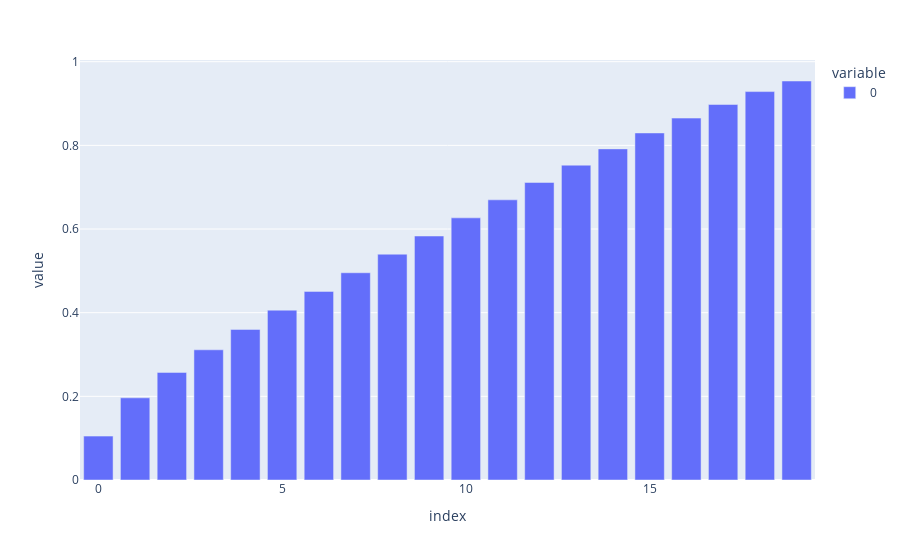

The notebook cell this image was saved under:
### Code cell
line = px.bar(np.cumsum(pca.explained_variance_ratio_))
line.show()

### Figure 1 — Plotly figure (JSON) as saved in the notebook; plotly's stock layout.template omitted (floating-point values rounded to 4 significant figures)
{"data": [{"alignmentgroup": "True", "hovertemplate": "variable=0<br>index=%{x}<br>value=%{y}<extra></extra>", "legendgroup": "0", "marker": {"color": "#636efa", "pattern": {"shape": ""}}, "name": "0", "offsetgroup": "0", "orientation": "v", "showlegend": true, "textposition": "auto", "type": "bar", "x": [0, 1, 2, 3, 4, 5, 6, 7, 8, 9, 10, 11, 12, 13, 14, 15, 16, 17, 18, 19], "xaxis": "x", "y": [0.1049, 0.1964, 0.2572, 0.3113, 0.36, 0.4061, 0.4509, 0.4955, 0.5398, 0.5833, 0.6267, 0.6698, 0.7114, 0.7527, 0.7916, 0.8297, 0.8652, 0.8978, 0.9286, 0.9539], "yaxis": "y"}], "layout": {"barmode": "relative", "legend": {"title": {"text": "variable"}, "tracegroupgap": 0}, "margin": {"t": 60}, "xaxis": {"anchor": "y", "domain": [0, 1], "title": {"text": "index"}}, "yaxis": {"anchor": "x", "domain": [0, 1], "title": {"text": "value"}}}}
